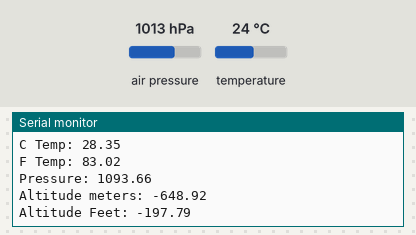
Simulated run of this sketch. Board: ESP32. Shown: the last lines printed to the serial monitor. Wiring (inferred from the names in the program): BMP280 pressure sensor at I2C address 0x76. Inputs (shaded band) come from the test bench; at power-on: temperature 24 °C, air pressure 1013 hPa. WiFi joins after 1.5 s; servers stay silent unless stated; no MQTT or app messages arrive unless stated.

Above: at 2.7 s.
2.8 s: temperature set to 41 °C
At 5.6 s:
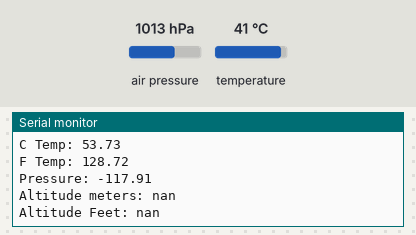
5.8 s: air pressure set to 952 hPa
7.3 s: air pressure set to 975 hPa
At 7.3 s:
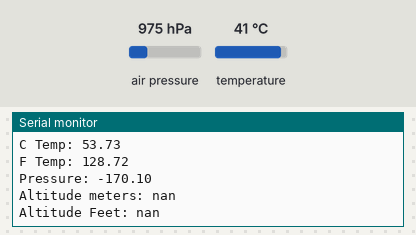
Timing chart, 0 to 10.3 s (numbered marks = the images above; inputs shaded):
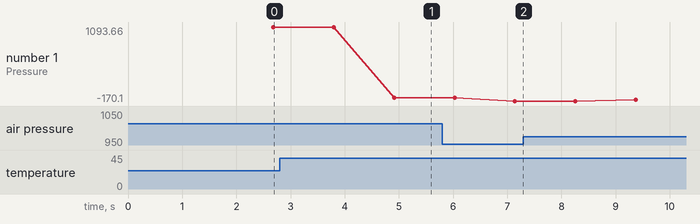

Measured:
- after the input at 2.8 s, the serial monitor: prints a new line after 2.1 s (image 1)
- plotted number 1: 1093.66 → -117.91 after the input at 2.8 s, -117.91 → -170.1 after the input at 5.8 s, -170.1 → -150.42 after the input at 7.3 s

The sketch:

BMP280_ESP32__MQTT.ino
```cpp
#include <Wire.h>
#include <PubSubClient.h>
#include <WiFi.h>

// BMP280 I2C address is 0x76(108)
#define Addr 0x76

//Wifi Credentials
#define wifi_ssid "ESSID"
#define wifi_password "Password"

//Define MQTT server and topics
#define mqtt_server "iot.eclipse.org"
#define Ctemp_topic "TempC"
#define Ftemp_topic "TempF"
#define Prsr_topic "Pressure"
#define Altm_topic "MAltitude"
#define AltF_topic "FAltitude"

WiFiClient espClient;
PubSubClient client;

volatile float tempc, tempf, presr, altm, altf;
void setup()
{
    Wire.begin(21,22);
    Serial.begin(115200);
    Serial.println("RX Pin --->"+RX);
    Serial.println("TX Pin --->"+TX);
    setup_wifi();
    client.setServer(mqtt_server, 1883);
    client.setClient(espClient);
}

//Wifi Setup
  void setup_wifi() {
    delay(10);
    // We start by connecting to a WiFi network
    Serial.println();
    Serial.print("Connecting to ");
    Serial.println(wifi_ssid);

    WiFi.begin(wifi_ssid, wifi_password);

    while (WiFi.status() != WL_CONNECTED) {
      delay(500);
      Serial.print(".");
    }

    Serial.println("");
    Serial.println("WiFi connected");
    Serial.println("IP address: ");
    Serial.println(WiFi.localIP());
  }

  //Reconnect
  void reconnect() {
    // Loop until we're reconnected
    while (!client.connected()) {
      Serial.print("Attempting MQTT connection...");
        if (client.connect("ESP32Client")) {
        Serial.println("connected");
      }
      else {
        Serial.print("failed, rc=");
        Serial.print(client.state());
        Serial.println(" try again in 5 seconds");
        // Wait 5 seconds before retrying
        delay(500);
      }
    }
  }

 void loop()
  {
    bmp280();
    delay(100);

    if (!client.connected()) {
    reconnect();
    }

    //Mentioned below directly executed in String url

    Serial.print("C Temp: ");
    Serial.println(String(tempc).c_str());
    client.publish(Ctemp_topic, String(tempc).c_str(), true);

    Serial.print("F Temp: ");
    Serial.println(String(tempf).c_str());
    client.publish(Ftemp_topic, String(tempf).c_str(), true);

    Serial.print("Pressure: ");
    Serial.println(String(presr).c_str());
    client.publish(Prsr_topic, String(presr).c_str(), true);

    Serial.print("Altitude meters: ");
    Serial.println(String(altm).c_str());
    client.publish(Altm_topic, String(altm).c_str(), true);

    Serial.print("Altitude Feet: ");
    Serial.println(String(altf).c_str());
    client.publish(AltF_topic, String(altf).c_str(), true);
    client.loop();
    }

void bmp280()
{
  unsigned int b1[24];
  unsigned int data[8];
  for (int i = 0; i < 24; i++)
  {
    // Start I2C Transmission
    Wire.beginTransmission(Addr);
    // Select data register
    Wire.write((136 + i));
    // Stop I2C Transmission
    Wire.endTransmission();

    // Request 1 byte of data
    Wire.requestFrom(Addr, 1);

    // Read 1 byte of data
    if (Wire.available() == 1)
    {
      b1[i] = Wire.read();
    }
  }
  // Convert the data
  // temp coefficients
  unsigned int dig_T1 = (b1[0] & 0xFF) + ((b1[1] & 0xFF) * 256);
  int dig_T2 = b1[2] + (b1[3] * 256);
  int dig_T3 = b1[4] + (b1[5] * 256);

  // pressure coefficients
  unsigned int dig_P1 = (b1[6] & 0xFF) + ((b1[7] & 0xFF) * 256);
  int dig_P2 = b1[8] + (b1[9] * 256);
  int dig_P3 = b1[10] + (b1[11] * 256);
  int dig_P4 = b1[12] + (b1[13] * 256);
  int dig_P5 = b1[14] + (b1[15] * 256);
  int dig_P6 = b1[16] + (b1[17] * 256);
  int dig_P7 = b1[18] + (b1[19] * 256);
  int dig_P8 = b1[20] + (b1[21] * 256);
  int dig_P9 = b1[22] + (b1[23] * 256);

  // Start I2C Transmission
  Wire.beginTransmission(Addr);
  // Select control measurement register
  Wire.write(0xF4);
  // Normal mode, temp and pressure over sampling rate = 1
  Wire.write(0x27);
  // Stop I2C Transmission
  Wire.endTransmission();

  // Start I2C Transmission
  Wire.beginTransmission(Addr);
  // Select config register
  Wire.write(0xF5);
  // Stand_by time = 1000ms
  Wire.write(0xA0);
  // Stop I2C Transmission
  Wire.endTransmission();

  for (int i = 0; i < 8; i++)
  {
    // Start I2C Transmission
    Wire.beginTransmission(Addr);
    // Select data register
    Wire.write((247 + i));
    // Stop I2C Transmission
    Wire.endTransmission();

    // Request 1 byte of data
    Wire.requestFrom(Addr, 1);

    // Read 1 byte of data
    if (Wire.available() == 1)
    {
      data[i] = Wire.read();
    }
  }

  // Convert pressure and temperature data to 19-bits
  long adc_p = (((long)(data[0] & 0xFF) * 65536) + ((long)(data[1] & 0xFF) * 256) + (long)(data[2] & 0xF0)) / 16;
  long adc_t = (((long)(data[3] & 0xFF) * 65536) + ((long)(data[4] & 0xFF) * 256) + (long)(data[5] & 0xF0)) / 16;

  // Temperature offset calculations
  double var1 = (((double)adc_t) / 16384.0 - ((double)dig_T1) / 1024.0) * ((double)dig_T2);
  double var2 = ((((double)adc_t) / 131072.0 - ((double)dig_T1) / 8192.0) *
                 (((double)adc_t) / 131072.0 - ((double)dig_T1) / 8192.0)) * ((double)dig_T3);
  double t_fine = (long)(var1 + var2);
  double cTemp = (var1 + var2) / 5120.0;
  double fTemp = cTemp * 1.8 + 32;

  // Pressure offset calculations
  var1 = ((double)t_fine / 2.0) - 64000.0;
  var2 = var1 * var1 * ((double)dig_P6) / 32768.0;
  var2 = var2 + var1 * ((double)dig_P5) * 2.0;
  var2 = (var2 / 4.0) + (((double)dig_P4) * 65536.0);
  var1 = (((double) dig_P3) * var1 * var1 / 524288.0 + ((double) dig_P2) * var1) / 524288.0;
  var1 = (1.0 + var1 / 32768.0) * ((double)dig_P1);
  double p = 1048576.0 - (double)adc_p;
  p = (p - (var2 / 4096.0)) * 6250.0 / var1;
  var1 = ((double) dig_P9) * p * p / 2147483648.0;
  var2 = p * ((double) dig_P8) / 32768.0;
  double pressure = (p + (var1 + var2 + ((double)dig_P7)) / 16.0) / 100;

  float height = 44330 * (1 - pow((pressure / 1013.25), 0.1903));
  float h = height * 0.3048;

  // Output data to serial monitor
//  Serial.print("Altitude : ");
//  Serial.print(height);
//  Serial.println(" m");
//  Serial.print("Altitude in Feet : ");
//  Serial.println(h);
//
//  Serial.print("Pressure : ");
//  Serial.print(pressure);
//  Serial.println(" hPa");
//  Serial.print("Temperature in Celsius : ");
//  Serial.print(cTemp);
//  Serial.println(" C");
//  Serial.print("Temperature in Fahrenheit : ");
//  Serial.print(fTemp);
//  Serial.println(" F");

  //volatile float tempc, tempf, presr, altim, altif

  tempc = cTemp;
  tempf = fTemp;
  presr = pressure;
  altm = height;
  altf = h;
  delay(1000);
}
```
